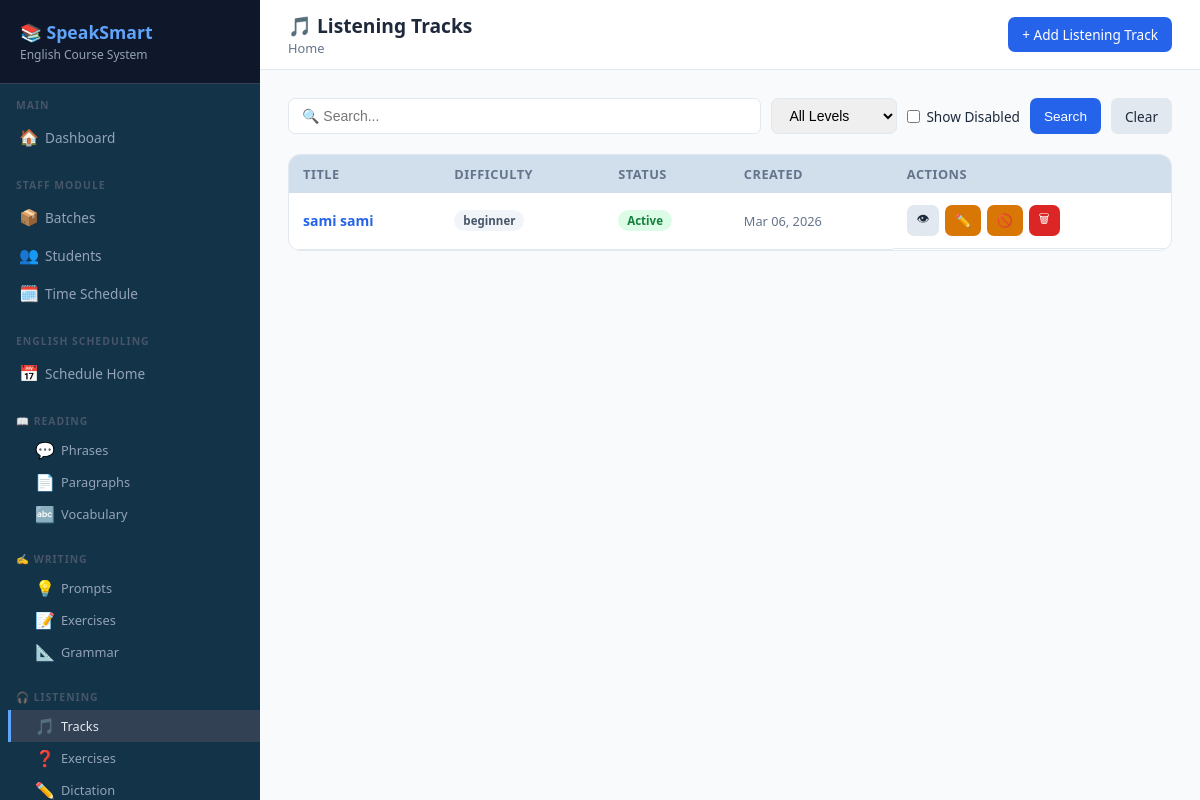
Page /scheduling/listening/tracks/ (signed in) on the committed database.
### scheduling/models.py (models this page shows, shortened)
class ListeningTrack(models.Model):
    TRACK_TYPES = [
        ('dialogue', 'Dialogue'),
        ('monologue', 'Monologue'),
        ('interview', 'Interview'),
        ('news', 'News Report'),
        ('podcast', 'Podcast'),
    ]
    title = models.CharField(max_length=200)
    track_type = models.CharField(max_length=20, choices=TRACK_TYPES, default='dialogue')
    description = models.TextField(blank=True)
    audio_url = models.URLField(blank=True)
    transcript = models.TextField(blank=True)
    duration_seconds = models.PositiveIntegerField(null=True, blank=True)
    difficulty = models.CharField(max_length=20, choices=DIFFICULTY_CHOICES, default='beginner')
    is_active = models.BooleanField(default=True)
    created_by = models.ForeignKey(User, on_delete=models.SET_NULL, null=True)
    created_at = models.DateTimeField(auto_now_add=True)

### scheduling/views.py (the view)
# urls.py: path('listening/tracks/', views.listening_track_list, name='listening_track_list'),
@login_required
def listening_track_list(request):
    return _list_view(request, ListeningTrack, 'scheduling/listening/track_list.html')

### scheduling/views.py (called while the page is built)
def _list_view(request, model, template, extra_ctx=None):
    search = request.GET.get('search', '')
    diff = request.GET.get('difficulty', '')
    show_all = request.GET.get('show_all', '')
    qs = model.objects.all()
    if not show_all:
        qs = qs.filter(is_active=True)
    if diff:
        qs = qs.filter(difficulty=diff)
    if search and hasattr(model, 'text'):
        qs = qs.filter(Q(text__icontains=search))
    elif search and hasattr(model, 'title'):
        qs = qs.filter(Q(title__icontains=search))
    ctx = {'items': qs.order_by('-created_at'), 'search': search,
           'difficulty': diff, 'show_all': show_all}
    if extra_ctx:
        ctx.update(extra_ctx)
    return render(request, template, ctx)

### scheduling/templates/scheduling/listening/track_list.html (shortened to what this page needs)
{% extends "base.html" %}
{% block page_title %}🎵 Listening Tracks{% endblock %}
{% block topbar_actions %}<a href="{% url 'scheduling:listening_track_create' %}" class="btn btn-primary">+ Add Listening Track</a>{% endblock %}
{% block content %}
<div class="search-bar">
  <form method="get" style="display:flex;gap:10px;flex-wrap:wrap;width:100%">
    <input name="search" value="{{ search }}" placeholder="🔍 Search..." style="flex:1;min-width:200px">
    <select name="difficulty">
      <option value="">All Levels</option>
    </select>
    <label style="display:flex;align-items:center;gap:6px;font-size:.85rem"><input type="checkbox" name="show_all" {%if show_all%}checked{%endif%} value="1"> Show Disabled</label>
    <button type="submit" class="btn btn-primary">Search</button>
    <a href="{% url 'scheduling:listening_track_create' %}" class="btn btn-secondary">Clear</a>
  </form>
</div>
<div class="card">
  <div class="card-body" style="padding:0">
    <table>
      <thead><tr><th>Title</th><th>Difficulty</th><th>Status</th><th>Created</th><th>Actions</th></tr></thead>
      <tbody>
      {%for item in items%}
      <tr>
        <td><a href="{% url 'scheduling:listening_track_detail' item.pk %}" style="font-weight:600;color:#2563eb;text-decoration:none">{{ item.title }}</a></td>
        <td><span class="badge badge-secondary">{{ item.difficulty }}</span></td>
        <td><span class="badge badge-{%if item.is_active%}success{%else%}danger{%endif%}">{%if item.is_active%}Active{%else%}Disabled{%endif%}</span></td>
        <td style="color:#64748b;font-size:.8rem">{{ item.created_at|date:"M d, Y" }}</td>
        <td class="action-buttons">
          <a href="{% url 'scheduling:listening_track_detail' item.pk %}" class="btn btn-secondary btn-sm">👁</a>
          <a href="{% url 'scheduling:listening_track_edit' item.pk %}" class="btn btn-warning btn-sm">✏️</a>
          <a href="{% url 'scheduling:listening_track_toggle' item.pk %}" class="btn btn-{%if item.is_active%}warning{%else%}success{%endif%} btn-sm" onclick="return confirm('Toggle status?')">{%if item.is_active%}🚫{%else%}✅{%endif%}</a>
          <a href="{% url 'scheduling:listening_track_delete' item.pk %}" class="btn btn-danger btn-sm" onclick="return confirm('Delete permanently?')">🗑</a>
        </td>
      </tr>
      {%empty%}
      <tr><td colspan="5"><div class="empty-state"><div class="icon">🎵</div><p>No listening tracks yet.<br><a href="{% url 'scheduling:listening_track_create' %}">Add one now</a></p></div></td></tr>
      {%endfor%}
      </tbody>
    </table>
  </div>
</div>
{% endblock %}

### templates/base.html (style rules this page uses)
* { box-sizing: border-box; margin: 0; padding: 0; }
:root { --primary: #2563eb; --primary-dark: #1d4ed8; --secondary: #7c3aed; --success: #16a34a; --warning: #d97706; --danger: #dc2626; --bg: #f8fafc; --card: #ffffff; --border: #e2e8f0; --text: #1e293b; --muted: #64748b; --sidebar-w: 260px; }
body { font-family: 'Segoe UI', sans-serif; background: var(--bg); color: var(--text); display: flex; min-height: 100vh; }
.card { background: var(--card); border-radius: 12px; border: 1px solid var(--border); overflow: hidden; margin-bottom: 20px; }
.card-body { padding: 20px; }
table { width: 100%; border-collapse: collapse; font-size: 0.875rem; min-width: 500px; }
th { background: #d1dfec; padding: 10px 14px; text-align: left; font-weight: 600; font-size: 0.8rem; color: var(--muted); text-transform: uppercase; letter-spacing: 0.5px; white-space: nowrap; }
td { padding: 12px 14px; border-bottom: 1px solid var(--border); vertical-align: middle; }
.btn { display: inline-flex; align-items: center; gap: 6px; padding: 8px 14px; border-radius: 7px; font-size: 0.85rem; font-weight: 500; cursor: pointer; border: none; text-decoration: none; transition: all 0.15s; white-space: nowrap; }
.btn-primary { background: var(--primary); color: white; }
.btn-danger { background: var(--danger); color: white; }
.btn-warning { background: var(--warning); color: white; }
.btn-secondary { background: #e2e8f0; color: var(--text); }
.btn-sm { padding: 5px 10px; font-size: 0.78rem; }
.badge { display: inline-block; padding: 3px 9px; border-radius: 20px; font-size: 0.72rem; font-weight: 600; white-space: nowrap; }
.badge-success { background: #dcfce7; color: #15803d; }
.badge-secondary { background: #f1f5f9; color: #475569; }
.search-bar { display: flex; gap: 10px; align-items: center; flex-wrap: wrap; margin-bottom: 20px; }
.search-bar input, .search-bar select { padding: 8px 13px; border: 1.5px solid var(--border); border-radius: 7px; font-size: 0.875rem; }
.action-buttons { display: flex; gap: 6px; flex-wrap: wrap; }

### rows in the picture
ListeningTrack: title "sami sami", difficulty "beginner", is_active "Active", created_at "Mar 06, 2026"
